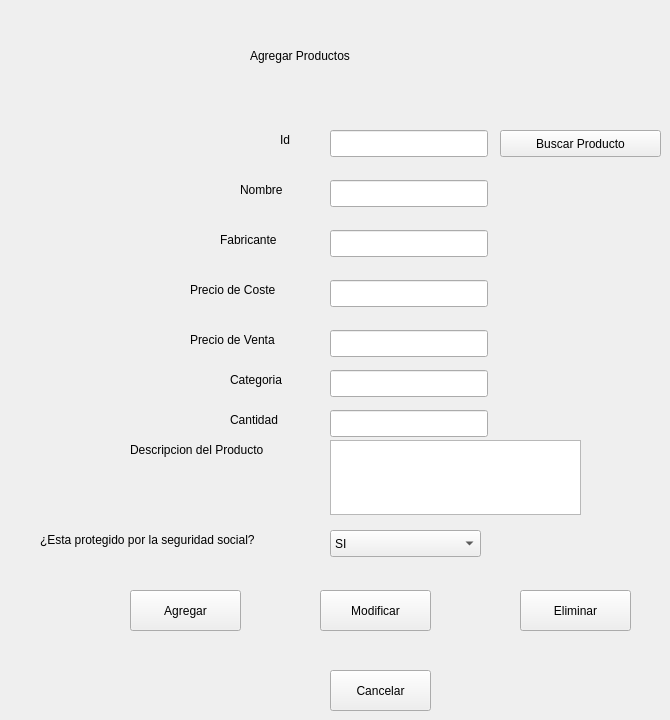
   <widget class="QWidget" name="tab">
    <attribute name="title">
     <string>Productos</string>
    </attribute>
    <widget class="QLabel" name="label_10">
     <property name="geometry">
      <rect>
       <x>280</x>
       <y>130</y>
       <width>20</width>
       <height>20</height>
      </rect>
     </property>
     <property name="text">
      <string>Id</string>
     </property>
    </widget>
    <widget class="QLabel" name="label_11">
     <property name="geometry">
      <rect>
       <x>240</x>
       <y>180</y>
       <width>61</width>
       <height>20</height>
      </rect>
     </property>
     <property name="text">
      <string>Nombre</string>
     </property>
    </widget>
    <widget class="QLabel" name="label_12">
     <property name="geometry">
      <rect>
       <x>220</x>
       <y>230</y>
       <width>71</width>
       <height>20</height>
      </rect>
     </property>
     <property name="text">
      <string>Fabricante</string>
     </property>
    </widget>
    <widget class="QLabel" name="label_13">
     <property name="geometry">
      <rect>
       <x>190</x>
       <y>280</y>
       <width>111</width>
       <height>20</height>
      </rect>
     </property>
     <property name="text">
      <string>Precio de Coste</string>
     </property>
    </widget>
    <widget class="QLabel" name="label_14">
     <property name="geometry">
      <rect>
       <x>190</x>
       <y>330</y>
       <width>111</width>
       <height>20</height>
      </rect>
     </property>
     <property name="text">
      <string>Precio de Venta</string>
     </property>
    </widget>
    <widget class="QLineEdit" name="tf_Producto_id">
     <property name="geometry">
      <rect>
       <x>330</x>
       <y>130</y>
       <width>158</width>
       <height>27</height>
      </rect>
     </property>
    </widget>
    <widget class="QLineEdit" name="tf_Producto_nombre">
     <property name="geometry">
      <rect>
       <x>330</x>
       <y>180</y>
       <width>158</width>
       <height>27</height>
      </rect>
     </property>
    </widget>
    <widget class="QLineEdit" name="tf_Producto_Fabricante">
     <property name="geometry">
      <rect>
       <x>330</x>
       <y>230</y>
       <width>158</width>
       <height>27</height>
      </rect>
     </property>
    </widget>
    <widget class="QLineEdit" name="tf_Producto_precioCoste">
     <property name="geometry">
      <rect>
       <x>330</x>
       <y>280</y>
       <width>158</width>
       <height>27</height>
      </rect>
     </property>
    </widget>
    <widget class="QLineEdit" name="tf_Producto_PrecioVenta">
     <property name="geometry">
      <rect>
       <x>330</x>
       <y>330</y>
       <width>158</width>
       <height>27</height>
      </rect>
     </property>
    </widget>
    <widget class="QLabel" name="label_29">
     <property name="geometry">
      <rect>
       <x>40</x>
       <y>530</y>
       <width>261</width>
       <height>20</height>
      </rect>
     </property>
     <property name="text">
      <string>¿Esta protegido por la seguridad social?</string>
     </property>
    </widget>
    <widget class="QLabel" name="label_26">
     <property name="geometry">
      <rect>
       <x>250</x>
       <y>40</y>
       <width>261</width>
       <height>31</height>
      </rect>
     </property>
     <property name="styleSheet">
      <string notr="true">font: italic 20pt &quot;URW Palladio L&quot;;</string>
     </property>
     <property name="text">
      <string>Agregar Productos</string>
     </property>
    </widget>
    <widget class="QPushButton" name="bt_Producto_cancelar">
     <property name="geometry">
      <rect>
       <x>330</x>
       <y>670</y>
       <width>101</width>
       <height>41</height>
      </rect>
     </property>
     <property name="text">
      <string>Cancelar</string>
     </property>
    </widget>
    <widget class="QPushButton" name="bt_Producto_agregar">
     <property name="geometry">
      <rect>
       <x>130</x>
       <y>590</y>
       <width>111</width>
       <height>41</height>
      </rect>
     </property>
     <property name="text">
      <string>Agregar</string>
     </property>
    </widget>
    <widget class="QComboBox" name="cb_Producto_TieneProteccion">
     <property name="geometry">
      <rect>
       <x>330</x>
       <y>530</y>
       <width>151</width>
       <height>27</height>
      </rect>
     </property>
     <item>
      <property name="text">
       <string>SI</string>
      </property>
     </item>
     <item>
      <property name="text">
       <string>NO</string>
      </property>
     </item>
    </widget>
    <widget class="QLineEdit" name="tf_Producto_Categoria">
     <property name="geometry">
      <rect>
       <x>330</x>
       <y>370</y>
       <width>158</width>
       <height>27</height>
      </rect>
     </property>
    </widget>
    <widget class="QLabel" name="label_36">
     <property name="geometry">
      <rect>
       <x>230</x>
       <y>370</y>
       <width>71</width>
       <height>20</height>
      </rect>
     </property>
     <property name="text">
      <string>Categoria</string>
     </property>
    </widget>
    <widget class="QLabel" name="label_37">
     <property name="geometry">
      <rect>
       <x>130</x>
       <y>440</y>
       <width>171</width>
       <height>20</height>
      </rect>
     </property>
     <property name="text">
      <string>Descripcion del Producto</string>
     </property>
    </widget>
    <widget class="QPlainTextEdit" name="tf_Producto_DescripcionProducto">
     <property name="geometry">
      <rect>
       <x>330</x>
       <y>440</y>
       <width>251</width>
       <height>75</height>
      </rect>
     </property>
    </widget>
    <widget class="QPushButton" name="bt_Producto_Modificar">
     <property name="geometry">
      <rect>
       <x>320</x>
       <y>590</y>
       <width>111</width>
       <height>41</height>
      </rect>
     </property>
     <property name="text">
      <string>Modificar</string>
     </property>
    </widget>
    <widget class="QPushButton" name="bt_Producto_Eliminar">
     <property name="geometry">
      <rect>
       <x>520</x>
       <y>590</y>
       <width>111</width>
       <height>41</height>
      </rect>
     </property>
     <property name="text">
      <string>Eliminar</string>
     </property>
    </widget>
    <widget class="QPushButton" name="bt_FindProducto">
     <property name="geometry">
      <rect>
       <x>500</x>
       <y>130</y>
       <width>161</width>
       <height>27</height>
      </rect>
     </property>
     <property name="text">
      <string>Buscar Producto</string>
     </property>
    </widget>
    <widget class="QLabel" name="label_76">
     <property name="geometry">
      <rect>
       <x>230</x>
       <y>410</y>
       <width>61</width>
       <height>20</height>
      </rect>
     </property>
     <property name="text">
      <string>Cantidad</string>
     </property>
    </widget>
    <widget class="QLineEdit" name="tf_Producto_Cantidad">
     <property name="geometry">
      <rect>
       <x>330</x>
       <y>410</y>
       <width>158</width>
       <height>27</height>
      </rect>
     </property>
    </widget>
   </widget>
